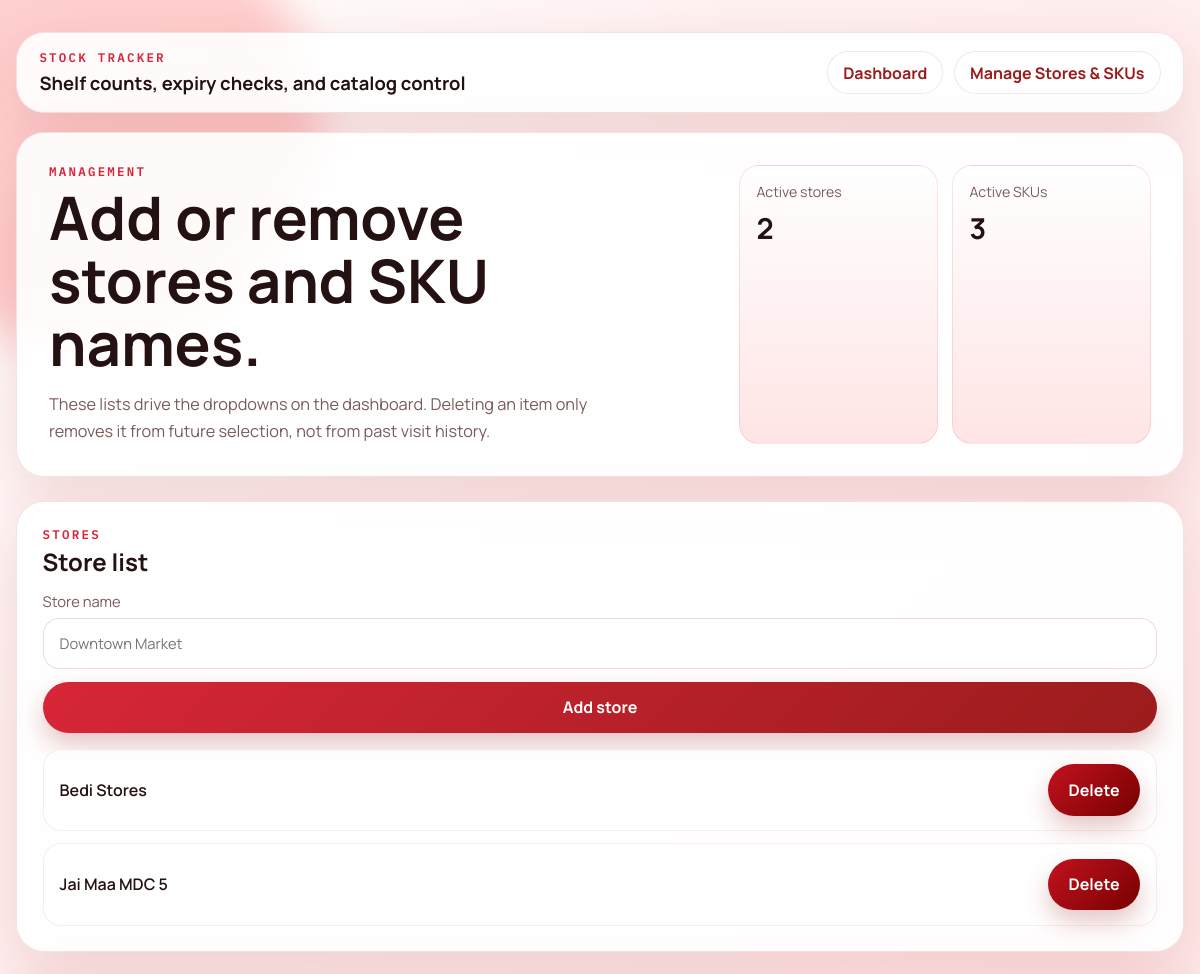
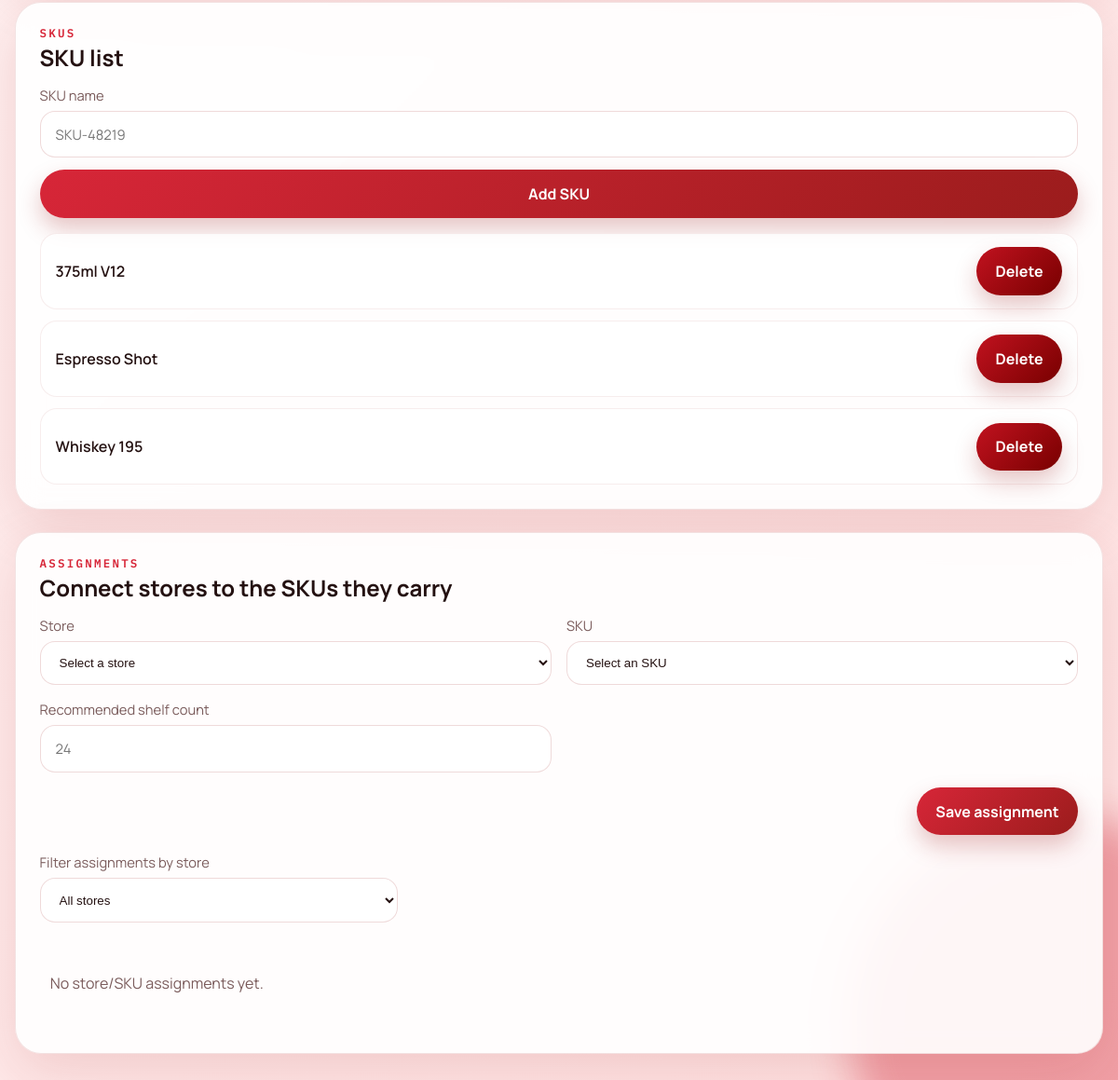
/manage?store_id=5, run on the app's committed database (2 pictures, top to bottom).
### tables this page shows
CREATE TABLE stores (
                id INTEGER PRIMARY KEY AUTOINCREMENT,
                name TEXT NOT NULL UNIQUE
            );

CREATE TABLE skus (
                id INTEGER PRIMARY KEY AUTOINCREMENT,
                name TEXT NOT NULL UNIQUE
            );

### app.py (the view, shortened to what this page needs)
@app.route("/manage", methods=["GET"])
def manage():
    selected_store_id = request.args.get("store_id", "").strip()
    selected_store_id_value: int | None = None
    if selected_store_id:
        try:
            selected_store_id_value = int(selected_store_id)
        except ValueError:
            selected_store_id_value = None
    stores = get_db().execute("SELECT id, name FROM stores ORDER BY name COLLATE NOCASE").fetchall()
    skus = get_db().execute("SELECT id, name FROM skus ORDER BY name COLLATE NOCASE").fetchall()
    store_sku_rows = get_db().execute(
        """
        SELECT
            store_skus.id,
            store_skus.store_id,
            store_skus.sku_id,
            stores.name AS store_name,
            skus.name AS sku_name,
            store_skus.recommended_count
        FROM store_skus
        JOIN stores ON stores.id = store_skus.store_id
        JOIN skus ON skus.id = store_skus.sku_id
        ORDER BY stores.name COLLATE NOCASE, skus.name COLLATE NOCASE
        """
    ).fetchall()
    assignments_by_store: dict[int, list[sqlite3.Row]] = {}
    for row in store_sku_rows:
        assignments_by_store.setdefault(row["store_id"], []).append(row)
    assignment_groups = []
    for store in stores:
        if selected_store_id_value is not None and store["id"] != selected_store_id_value:
            continue
    return render_template(
        "manage.html",
        stores=stores,
        skus=skus,
        assignment_groups=assignment_groups,
        selected_store_id=selected_store_id,
    )

### app.py (called while the page is built)
def get_db() -> sqlite3.Connection:
    if "db" not in g:
        INSTANCE_DIR.mkdir(parents=True, exist_ok=True)
        connection = sqlite3.connect(DATABASE_PATH)
        connection.row_factory = sqlite3.Row
        g.db = connection
    return g.db

### templates/manage.html (shortened to what this page needs)
{% extends "base.html" %}
{% block content %}
<section class="hero card">
  <div>
    <p class="eyebrow">Management</p>
    <h1>Add or remove stores and SKU names.</h1>
    <p class="hero-copy">These lists drive the dropdowns on the dashboard. Deleting an item only removes it from future selection, not from past visit history.</p>
  </div>
  <div class="hero-stats">
    <div class="stat">
      <span>Active stores</span>
      <strong>{{ stores|length }}</strong>
    </div>
    <div class="stat">
      <span>Active SKUs</span>
      <strong>{{ skus|length }}</strong>
    </div>
  </div>
</section>
<section class="dashboard-layout">
  <article class="card list-card">
    <div class="section-heading">
      <p class="eyebrow">Stores</p>
      <h2>Store list</h2>
    </div>
    <form action="{{ url_for('add_store') }}" method="post" class="catalog-form">
      <label>
        Store name
        <input type="text" name="name" placeholder="Downtown Market" required>
      </label>
      <button type="submit">Add store</button>
    </form>
    <div class="manage-list">
      {% for store in stores %}
      <div class="manage-item">
        <span>{{ store.name }}</span>
        <form action="{{ url_for('delete_store', store_id=store.id) }}" method="post">
          <button type="submit" class="danger" onclick="return confirm('Delete this store from the dropdown list?')">Delete</button>
        </form>
      </div>
      {% else %}
      <p class="empty-state">No stores added yet.</p>
      {% endfor %}
    </div>
  </article>
  <article class="card list-card">
    <div class="section-heading">
      <p class="eyebrow">SKUs</p>
      <h2>SKU list</h2>
    </div>
    <form action="{{ url_for('add_sku') }}" method="post" class="catalog-form">
      <label>
        SKU name
        <input type="text" name="name" placeholder="SKU-48219" required>
      </label>
      <button type="submit">Add SKU</button>
    </form>
    <div class="manage-list">
      {% for sku in skus %}
      <div class="manage-item">
        <span>{{ sku.name }}</span>
        <form action="{{ url_for('delete_sku', sku_id=sku.id) }}" method="post">
          <button type="submit" class="danger" onclick="return confirm('Delete this SKU from the dropdown list?')">Delete</button>
        </form>
      </div>
      {% else %}
      <p class="empty-state">No SKUs added yet.</p>
      {% endfor %}
    </div>
  </article>
  <article class="card list-card full-span">
    <div class="section-heading">
      <p class="eyebrow">Assignments</p>
      <h2>Connect stores to the SKUs they carry</h2>
    </div>
    <form action="{{ url_for('add_store_sku') }}" method="post" class="catalog-grid">
      <label>
        Store
        <select name="store_id" required>
          <option value="" disabled selected>Select a store</option>
        </select>
      </label>
      <label>
        SKU
        <select name="sku_id" required>
          <option value="" disabled selected>Select an SKU</option>
        </select>
      </label>
      <label>
        Recommended shelf count
        <input type="number" name="recommended_count" min="1" placeholder="24" required>
      </label>
      <div class="full-width actions">
        <button type="submit">Save assignment</button>
      </div>
    </form>
    <form method="get" class="store-filter">
      <label>
        Filter assignments by store
        <select name="store_id" onchange="this.form.submit()">
          <option value="">All stores</option>
        </select>
      </label>
    </form>
    <div class="assignment-list">
      {% for group in assignment_groups %}
      <div class="assignment-row">
        <div class="assignment-store">
          <span>{{ group.store.name }}</span>
          <strong>{{ group.assignments|length }} SKU{{ '' if group.assignments|length == 1 else 's' }}</strong>
        </div>
        <div class="assignment-skus">
          {% for row in group.assignments %}
          <div class="assignment-sku">
            <span class="sku-name">{{ row.sku_name }}</span>
            <form action="{{ url_for('update_store_sku_recommended_count', assignment_id=row.id) }}" method="post" class="capacity-form">
              <label>
                Recommended
                <input type="number" name="recommended_count" min="1" value="{{ row.recommended_count }}" required>
              </label>
              <button type="submit" class="compact-button">Save</button>
            </form>
            <form action="{{ url_for('delete_store_sku', assignment_id=row.id) }}" method="post">
              <button type="submit" class="danger compact-button" onclick="return confirm('Remove this SKU from the store?')">Delete</button>
            </form>
          </div>
          {% else %}
          <p class="empty-state compact-empty">No SKU assignments for this store yet.</p>
          {% endfor %}
        </div>
      </div>
      {% else %}
      <p class="empty-state">No store/SKU assignments yet.</p>
      {% endfor %}
    </div>
  </article>
</section>
{% endblock %}

### static/styles.css (style rules this page uses)
:root { color-scheme: light; --bg: #fff5f5; --bg-deep: #ffe2e2; --panel: rgba(255, 255, 255, 0.9); --panel-border: rgba(155, 28, 28, 0.12); --text: #241111; --muted: #7a5b5b; --accent: #d72638; --accent-strong: #9b1c1c; --accent-soft: #ffe0e0; --shadow: 0 20px 60px rgba(155, 28, 28, 0.14); }
* { box-sizing: border-box; }
body { margin: 0; font-family: "Manrope", sans-serif; color: var(--text); background: radial-gradient(circle at top left, #ffffff 0, transparent 30%), linear-gradient(135deg, var(--bg) 0%, var(--bg-deep) 100%); min-height: 100vh; }
body::before { content: ""; position: fixed; inset: 0; background-image: linear-gradient(rgba(255, 255, 255, 0.12) 1px, transparent 1px), linear-gradient(90deg, rgba(255, 255, 255, 0.12) 1px, transparent 1px); background-size: 42px 42px; mask-image: linear-gradient(to bottom, rgba(0, 0, 0, 0.5), transparent 75%); pointer-events: none; }
.card { background: var(--panel); backdrop-filter: blur(14px); border: 1px solid var(--panel-border); border-radius: 28px; box-shadow: var(--shadow); }
.hero { display: grid; grid-template-columns: 1.6fr 1fr; gap: 2rem; padding: 2rem; margin-bottom: 1.5rem; }
.eyebrow { margin: 0 0 0.5rem; text-transform: uppercase; letter-spacing: 0.18em; color: var(--accent); font: 600 0.78rem/1 "IBM Plex Mono", monospace; }
h1, h2 { margin: 0; line-height: 1.05; }
h1 { max-width: 12ch; font-size: clamp(2.4rem, 5vw, 4.8rem); }
h2 { font-size: 1.5rem; }
.hero-copy { max-width: 60ch; color: var(--muted); font-size: 1.02rem; line-height: 1.65; margin: 1rem 0 0; }
.hero-stats { display: grid; grid-template-columns: repeat(2, minmax(0, 1fr)); gap: 0.9rem; }
.stat { padding: 1rem; border-radius: 20px; background: linear-gradient(180deg, rgba(255, 255, 255, 0.75), rgba(255, 224, 224, 0.85)); border: 1px solid rgba(215, 38, 56, 0.12); }
.stat span { display: block; color: var(--muted); font-size: 0.88rem; margin-bottom: 0.4rem; }
.stat strong { font-size: 1.8rem; }
.dashboard-layout { display: grid; gap: 1.5rem; }
.full-span { grid-column: 1 / -1; }
.form-card, .list-card { padding: 1.6rem; }
.section-heading { margin-bottom: 1.1rem; }
label { display: grid; gap: 0.42rem; color: var(--muted); font-size: 0.92rem; }
input, textarea, button { font: inherit; }
select, input, textarea { width: 100%; border: 1px solid rgba(155, 28, 28, 0.16); border-radius: 16px; background: rgba(255, 255, 255, 0.92); padding: 0.9rem 1rem; color: var(--text); outline: none; transition: border-color 0.18s ease, box-shadow 0.18s ease, transform 0.18s ease; }
.full-width { grid-column: 1 / -1; }
.actions { display: flex; justify-content: flex-end; }
button { border: 0; border-radius: 999px; padding: 0.92rem 1.3rem; font-weight: 700; color: #fff; background: linear-gradient(135deg, var(--accent), var(--accent-strong)); box-shadow: 0 12px 24px rgba(155, 28, 28, 0.25); cursor: pointer; }
.catalog-grid { display: grid; grid-template-columns: repeat(2, minmax(0, 1fr)); gap: 1rem; margin-bottom: 1.2rem; }
.catalog-form { display: grid; gap: 0.8rem; }
.manage-list { display: grid; gap: 0.75rem; margin-top: 1rem; }
.manage-item { display: flex; align-items: center; justify-content: space-between; gap: 1rem; padding: 0.9rem 1rem; border-radius: 18px; background: rgba(255, 255, 255, 0.72); border: 1px solid rgba(155, 28, 28, 0.08); }
.manage-item span { font-weight: 600; }
.store-filter { max-width: 24rem; margin: 0 0 1rem; }
.assignment-list { display: grid; gap: 0.9rem; }
.manage-item form { margin: 0; }
.danger { background: linear-gradient(135deg, #c1121f, #780000); }
.empty-state { color: var(--muted); padding: 1.4rem 0.7rem; }

### data on the page
stores: name "Bedi Stores"
stores: name "Jai Maa MDC 5"
skus: name "375ml V12"
skus: name "Espresso Shot"
skus: name "Whiskey 195"

### other printed values
{{ stores|length }} "2"
{{ skus|length }} "3"
